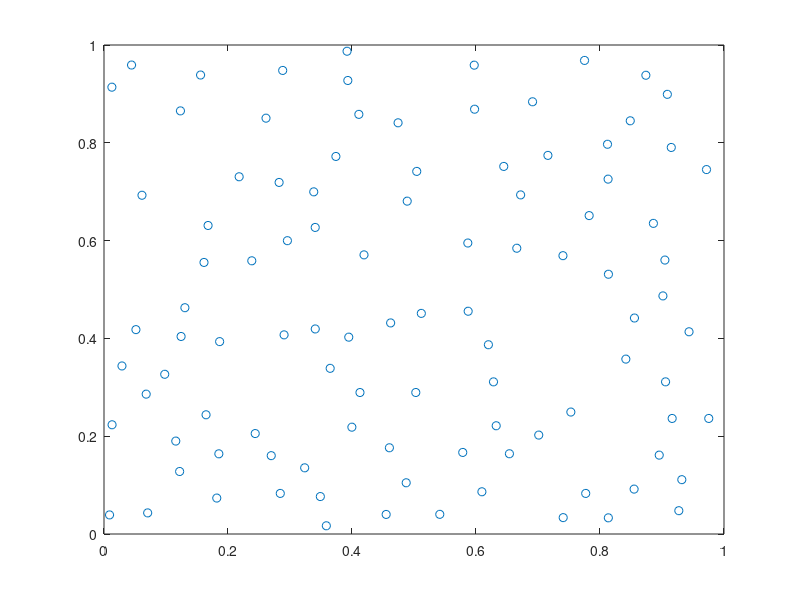
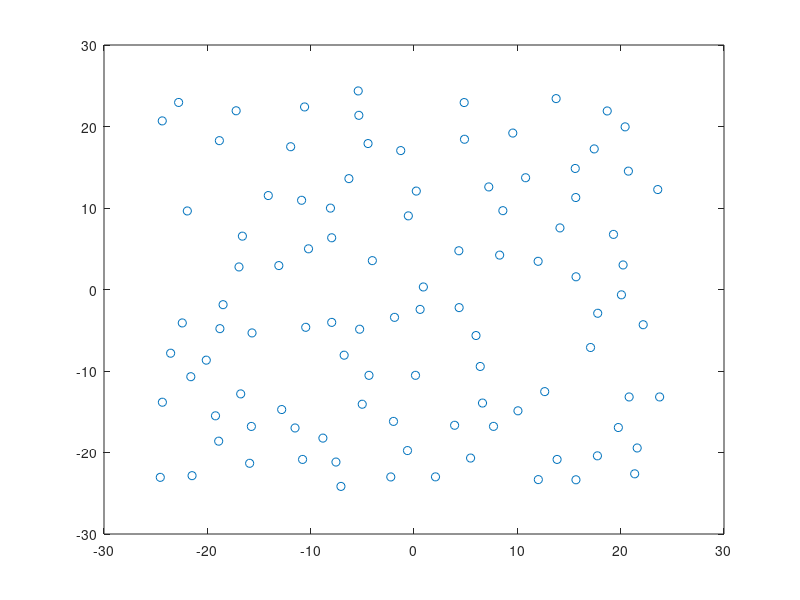

These figures' MATLAB source, in order:
% simple m file to generate fake array of 100 stations randomly positioned
% but with a specified cutoff

cutoff=0.05;
x=zeros(100,2);
x(1,:)=rand(1,2);
nset=1;
for i=nset:100
    tryagain=1;
    while tryagain > 0
        xtest=rand(1,2);
        tryagain=0;
        for j=1:nset
            dx1=xtest(1,1)-x(j,1);
            dx2=xtest(1,2)-x(j,2);
            r=hypot(dx1,dx2);
            if r<cutoff 
                tryagain = 1;
                break;
            end
        end
    end
    nset=nset+1;
    x(nset,:)=xtest;
end
plot(x(:,1),x(:,2),'o');
scale=50.0
dx1=-0.5;
dx2=-0.5;
for i=1:100
    x(i,1)=scale*(x(i,1)+dx1);
    x(i,2)=scale*(x(i,2)+dx2);
end
figure;
plot(x(:,1),x(:,2),'o');